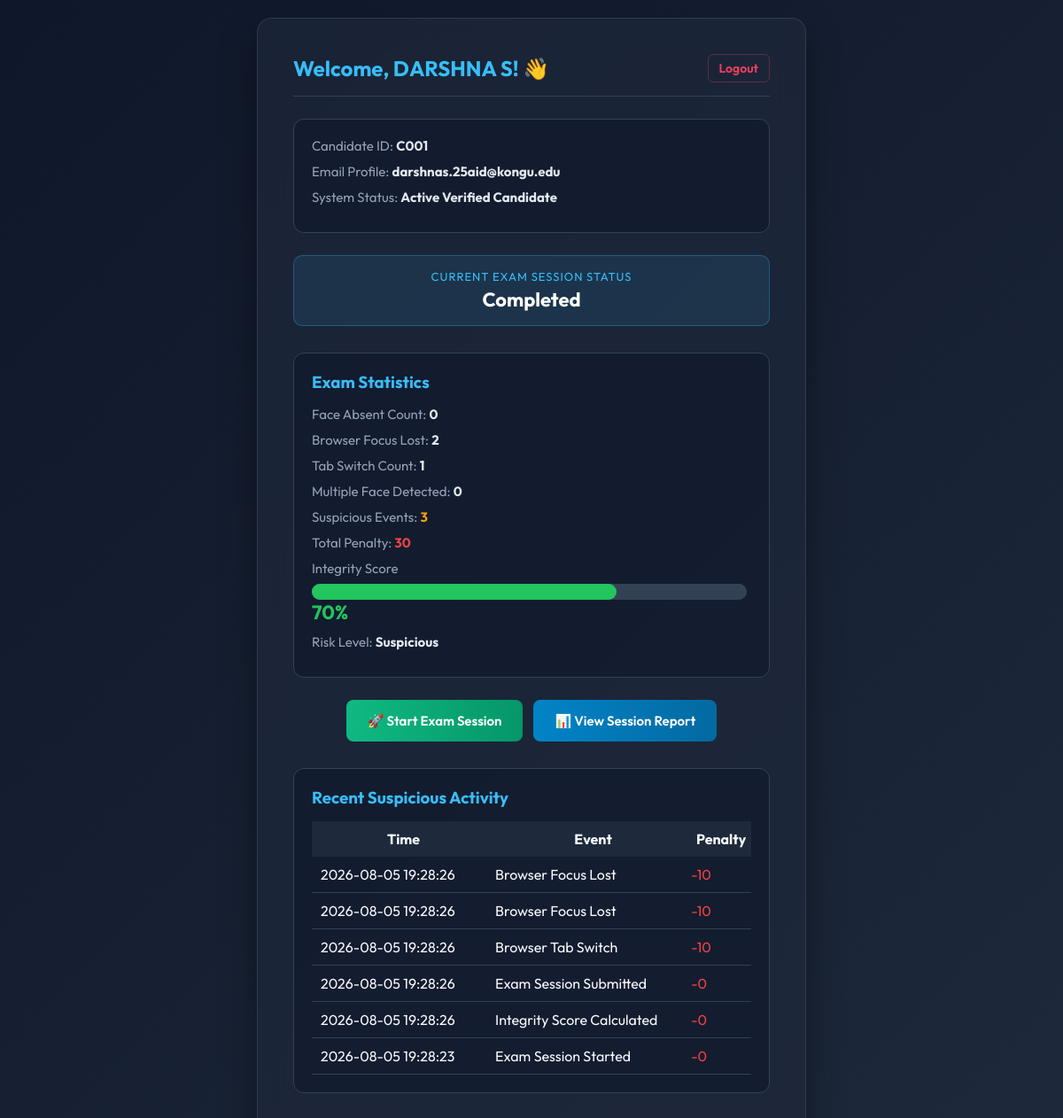
The page /dashboard (signed in) on the database its author committed.
### tables this page shows
CREATE TABLE Candidate (
            candidate_id TEXT PRIMARY KEY,
            name TEXT NOT NULL,
            email TEXT NOT NULL UNIQUE,
            password TEXT NOT NULL,
            photo_path TEXT,
            created_at TEXT NOT NULL
        );

CREATE TABLE EventLog (
            id INTEGER PRIMARY KEY AUTOINCREMENT,
            session_id TEXT,
            candidate_id TEXT NOT NULL,
            event_type TEXT NOT NULL,
            timestamp TEXT NOT NULL,

            penalty INTEGER DEFAULT 0,

            remarks TEXT,
            screenshot_path TEXT,

            FOREIGN KEY(candidate_id)
            REFERENCES Candidate(candidate_id)
        );

### app.py (the view)
@app.route('/dashboard')
def dashboard():
    if 'candidate_id' not in session:
        return redirect('/login')
    candidate = get_candidate_by_id(session['candidate_id'])
    conn = get_db_connection()
    active_session = conn.execute(
        'SELECT * FROM Session WHERE candidate_id = ? ORDER BY start_time DESC LIMIT 1',
        (session['candidate_id'],)
    ).fetchone()
    events=[]
    if active_session:
        events = conn.execute("""
SELECT *
FROM EventLog
WHERE session_id = ?
ORDER BY id DESC
LIMIT 20
""", (active_session["session_id"],)).fetchall()
    conn.close()
    return render_template('dashboard.html',candidate=candidate,active_session=active_session,events=events)

### app.py (called while the page is built)
@app.before_request
def initialize_system():
    init_db()

### database.py (called while the page is built)
def get_db_connection():
    conn = sqlite3.connect(DB_PATH)
    conn.row_factory = sqlite3.Row
    return conn

def get_candidate_by_id(candidate_id):
    conn = get_db_connection()
    candidate = conn.execute('SELECT * FROM Candidate WHERE candidate_id = ?', (candidate_id,)).fetchone()
    conn.close()
    return candidate

### templates/dashboard.html (shortened to what this page needs)
<!DOCTYPE html>
<html lang="en">
<head>
</head>
<body>
    <div class="card">
        <div class="header">
            <h2>Welcome, {{ candidate.name }}! 👋</h2>
            <a href="/logout" class="logout-btn">Logout</a>
        </div>
        <div class="profile-grid">
            <div class="profile-item"><span>Candidate ID:</span> <strong>{{ candidate.candidate_id }}</strong></div>
            <div class="profile-item"><span>Email Profile:</span> <strong>{{ candidate.email }}</strong></div>
            <div class="profile-item"><span>System Status:</span> <strong>Active Verified Candidate</strong></div>
        </div>
        {% set status = active_session.status if active_session else 'Not Started' %}
        <div class="status-box">
            <div class="status-title">Current Exam Session Status</div>
            <div class="status-value">{{ status }}</div>
        </div>
        {% if active_session %}
        <div class="profile-grid">
            <h3 style="margin-bottom:15px; color:#38bdf8;">Exam Statistics</h3>
            <div class="profile-item">
                <span>Face Absent Count:</span>
                <strong>{{ active_session.face_absent_count }}</strong>
            </div>
            <div class="profile-item">
                <span>Browser Focus Lost:</span>
                <strong>{{ active_session.browser_focus_lost_count }}</strong>
            </div>
            <div class="profile-item">
    <span>Tab Switch Count:</span>
    <strong>{{ active_session.tab_switch_count | default(0,true) }}</strong>
</div>
<div class="profile-item">
    <span>Multiple Face Detected:</span>
    <strong>{{ active_session.multiple_face_count | default(0,true) }}</strong>
</div>
<div class="profile-item">
    <span>Suspicious Events:</span>
    <strong style="color:#f59e0b;">
        {{ active_session.suspicious_event_count | default(0,true) }}
    </strong>
</div>
<div class="profile-item">
    <span>Total Penalty:</span>
    <strong style="color:#ef4444;">
        {{ active_session.total_penalty }}
    </strong>
</div>
            <div class="profile-item">
                <span>Integrity Score</span>
                {% set score = active_session.integrity_score if active_session and active_session.integrity_score is not none else 0 %}
                <div style="width: 99%; background:#334155; height:18px; border-radius:10px; margin-top:8px;">
                    {% set score = active_session.integrity_score|default(100,true)|int %}
<div style="width:100%; background:#334155; height:18px; border-radius:10px;">
    <div id="scoreBar"
         style="height:18px; background:#22c55e; border-radius:10px;">
    </div>
</div>
                </div>
                <strong style="font-size:22px; color:#22c55e;">
                    {{ score }}%
                </strong>
            </div>
        <div class="profile-item">
            <span>Risk Level:</span>
            <strong>
                {{ active_session.risk_level if active_session.risk_level else "Not Available" }}
            </strong>
        </div>
    </div>
    {% endif %}
        <div class="actions">
            {% if status == 'Not Started' or status == 'Completed' %}
                <a href="/update_session/start" class="btn btn-start">🚀 Start Exam Session</a>
            {% elif status == 'Paused' %}
                <a href="/update_session/resume" class="btn btn-toggle-resume">▶ Resume Exam Session</a>
                <a href="/update_session/end" class="btn btn-end" onclick="return confirm('End exam session?');">🏁 End Exam</a>
            {% endif %}
            {% if active_session %}
                <a href="/session_summary/{{ active_session.session_id }}" class="btn btn-summary">📊 View Session Report</a>
            {% endif %}
        </div>
        {% if events is defined and events %}
<div class="profile-grid" style="margin-top:30px;">
<h3 style="margin-bottom:15px;color:#38bdf8;">
Recent Suspicious Activity
</h3>
<table style="width:100%;border-collapse:collapse;">
<tr style="background:#1e293b;">
<th style="padding:10px;">Time</th>
<th>Event</th>
<th>Penalty</th>
</tr>
{% for e in events %}
<tr style="border-bottom:1px solid #334155;">
<td style="padding:10px;">{{ e.timestamp }}</td>
<td>{{ e.event_type }}</td>
<td style="color:#ef4444;">-{{ e.penalty }}</td>
</tr>
{% endfor %}
</table>
</div>
{% endif %}
    </div>
</body>
</html>

### templates/dashboard.html (style rules this page uses)
* { box-sizing: border-box; margin: 0; padding: 0; font-family: 'Outfit', sans-serif; }
body { background: linear-gradient(135deg, #0f172a 0%, #1e293b 100%); color: #f8fafc; min-height: 100vh; display: flex; align-items: center; justify-content: center; padding: 20px; }
.card { background: rgba(30, 41, 59, 0.7); backdrop-filter: blur(16px); border: 1px solid rgba(255, 255, 255, 0.1); border-radius: 16px; padding: 40px; width: 100%; max-width: 620px; box-shadow: 0 20px 40px rgba(0, 0, 0, 0.4); }
.header { display: flex; justify-content: space-between; align-items: center; margin-bottom: 25px; border-bottom: 1px solid #334155; padding-bottom: 15px; }
h2 { font-size: 24px; font-weight: 700; color: #38bdf8; }
.logout-btn { color: #f43f5e; text-decoration: none; font-size: 14px; font-weight: 600; padding: 6px 12px; border: 1px solid rgba(244, 63, 94, 0.3); border-radius: 6px; }
.profile-grid { background: rgba(15, 23, 42, 0.6); padding: 20px; border-radius: 12px; margin-bottom: 25px; border: 1px solid #334155; }
.profile-item { margin-bottom: 10px; font-size: 15px; }
.profile-item span { color: #94a3b8; font-weight: 400; }
.profile-item strong { color: #e2e8f0; }
.status-box { text-align: center; background: rgba(56, 189, 248, 0.1); border: 1px solid rgba(56, 189, 248, 0.3); padding: 15px; border-radius: 10px; margin-bottom: 30px; }
.status-title { font-size: 13px; color: #38bdf8; text-transform: uppercase; letter-spacing: 1px; }
.status-value { font-size: 22px; font-weight: 700; color: #fff; margin-top: 4px; }
.actions { text-align: center; display: flex; flex-wrap: wrap; justify-content: center; gap: 12px; }
.btn { display: inline-block; padding: 14px 24px; border-radius: 8px; font-weight: 600; font-size: 15px; text-decoration: none; color: white; transition: all 0.2s; cursor: pointer; border: none; }
.btn-start { background: linear-gradient(90deg, #10b981 0%, #059669 100%); }
.btn-summary { background: linear-gradient(90deg, #0284c7 0%, #0369a1 100%); }

### rows shown on the page
Candidate: name "DARSHNA S", candidate_id "C001", email "darshnas.25aid@kongu.edu"
EventLog: timestamp "2026-08-05 19:28:26", event_type "Browser Focus Lost", penalty "10"
EventLog: timestamp "2026-08-05 19:28:26", event_type "Browser Focus Lost", penalty "10"
EventLog: timestamp "2026-08-05 19:28:26", event_type "Browser Tab Switch", penalty "10"
EventLog: timestamp "2026-08-05 19:28:26", event_type "Exam Session Submitted", penalty "0"
EventLog: timestamp "2026-08-05 19:28:26", event_type "Integrity Score Calculated", penalty "0"
EventLog: timestamp "2026-08-05 19:28:23", event_type "Exam Session Started", penalty "0"

### other values the page prints
{{ status }} "Completed"
{{ active_session.face_absent_count }} "0"
{{ active_session.browser_focus_lost_count }} "2"
{{ active_session.tab_switch_count | default(0,true) }} "1"
{{ active_session.multiple_face_count | default(0,true) }} "0"
{{ active_session.suspicious_event_count | default(0,true) }} "3"
{{ active_session.total_penalty }} "30"
{{ score }} "70"
